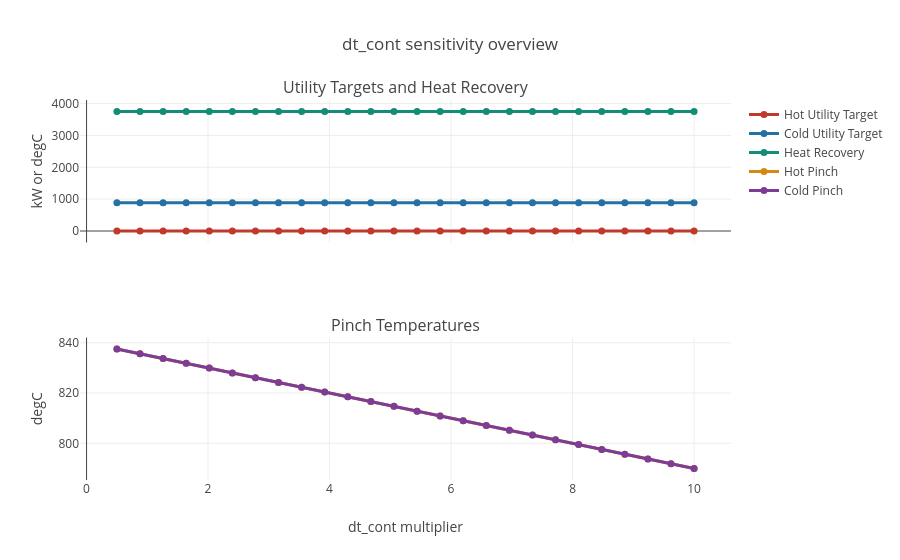

Source (notebook cell):
### Code cell
series_colors = {
    "Hot Utility Target": "#c0392b",
    "Cold Utility Target": "#2471a3",
    "Heat Recovery": "#138d75",
    "Hot Pinch": "#d68910",
    "Cold Pinch": "#7d3c98",
}

sensitivity_fig = make_subplots(
    rows=2,
    cols=1,
    shared_xaxes=True,
    subplot_titles=(
        "Utility Targets and Heat Recovery",
        "Pinch Temperatures",
    ),
)

for column in ["Hot Utility Target", "Cold Utility Target", "Heat Recovery"]:
    sensitivity_fig.add_trace(
        go.Scatter(
            x=sensitivity["dt_cont multiplier"],
            y=sensitivity[column],
            mode="lines+markers",
            name=column,
            line={"color": series_colors[column], "width": 3},
            marker={"color": series_colors[column], "size": 7},
        ),
        row=1,
        col=1,
    )

for column in ["Hot Pinch", "Cold Pinch"]:
    sensitivity_fig.add_trace(
        go.Scatter(
            x=sensitivity["dt_cont multiplier"],
            y=sensitivity[column],
            mode="lines+markers",
            name=column,
            line={"color": series_colors[column], "width": 3},
            marker={"color": series_colors[column], "size": 7},
        ),
        row=2,
        col=1,
    )

sensitivity_fig.update_xaxes(title_text="dt_cont multiplier", row=2, col=1)
sensitivity_fig.update_yaxes(title_text="kW or degC", row=1, col=1)
sensitivity_fig.update_yaxes(title_text="degC", row=2, col=1)
sensitivity_fig.update_layout(title="dt_cont sensitivity overview")
# display_plotly(sensitivity_fig, height=700)

### Figure 1 — Plotly figure (JSON) as saved in the notebook; plotly's stock layout.template omitted (floating-point values rounded to 4 significant figures)
{"data": [{"line": {"color": "#c0392b", "width": 3}, "marker": {"color": "#c0392b", "size": 7}, "mode": "lines+markers", "name": "Hot Utility Target", "type": "scatter", "x": [0.5, 0.88, 1.26, 1.64, 2.02, 2.4, 2.78, 3.16, 3.54, 3.92, 4.3, 4.68, 5.06, 5.44, 5.82, 6.2, 6.58, 6.96, 7.34, 7.72, 8.1, 8.48, 8.86, 9.24, 9.62, 10.0], "xaxis": "x", "y": [0.0, 0.0, 0.0, 0.0, 0.0, 0.0, 0.0, 0.0, 0.0, 0.0, 0.0, 0.0, 0.0, 0.0, 0.0, 0.0, 0.0, 0.0, 0.0, 0.0, 0.0, 0.0, 0.0, 0.0, 0.0, 0.0], "yaxis": "y"}, {"line": {"color": "#2471a3", "width": 3}, "marker": {"color": "#2471a3", "size": 7}, "mode": "lines+markers", "name": "Cold Utility Target", "type": "scatter", "x": [0.5, 0.88, 1.26, 1.64, 2.02, 2.4, 2.78, 3.16, 3.54, 3.92, 4.3, 4.68, 5.06, 5.44, 5.82, 6.2, 6.58, 6.96, 7.34, 7.72, 8.1, 8.48, 8.86, 9.24, 9.62, 10.0], "xaxis": "x", "y": [885.4, 885.4, 885.4, 885.4, 885.4, 885.4, 885.4, 885.4, 885.4, 885.4, 885.4, 885.4, 885.4, 885.4, 885.4, 885.4, 885.4, 885.4, 885.4, 885.4, 885.4, 885.4, 885.4, 885.4, 885.4, 885.4], "yaxis": "y"}, {"line": {"color": "#138d75", "width": 3}, "marker": {"color": "#138d75", "size": 7}, "mode": "lines+markers", "name": "Heat Recovery", "type": "scatter", "x": [0.5, 0.88, 1.26, 1.64, 2.02, 2.4, 2.78, 3.16, 3.54, 3.92, 4.3, 4.68, 5.06, 5.44, 5.82, 6.2, 6.58, 6.96, 7.34, 7.72, 8.1, 8.48, 8.86, 9.24, 9.62, 10.0], "xaxis": "x", "y": [3752.0, 3752.0, 3752.0, 3752.0, 3752.0, 3752.0, 3752.0, 3752.0, 3752.0, 3752.0, 3752.0, 3752.0, 3752.0, 3752.0, 3752.0, 3752.0, 3752.0, 3752.0, 3752.0, 3752.0, 3752.0, 3752.0, 3752.0, 3752.0, 3752.0, 3752.0], "yaxis": "y"}, {"line": {"color": "#d68910", "width": 3}, "marker": {"color": "#d68910", "size": 7}, "mode": "lines+markers", "name": "Hot Pinch", "type": "scatter", "x": [0.5, 0.88, 1.26, 1.64, 2.02, 2.4, 2.78, 3.16, 3.54, 3.92, 4.3, 4.68, 5.06, 5.44, 5.82, 6.2, 6.58, 6.96, 7.34, 7.72, 8.1, 8.48, 8.86, 9.24, 9.62, 10.0], "xaxis": "x2", "y": [837.5, 835.6, 833.7, 831.8, 829.9, 828.0, 826.1, 824.2, 822.3, 820.4, 818.5, 816.6, 814.7, 812.8, 810.9, 809.0, 807.1, 805.2, 803.3, 801.4, 799.5, 797.6, 795.7, 793.8, 791.9, 790.0], "yaxis": "y2"}, {"line": {"color": "#7d3c98", "width": 3}, "marker": {"color": "#7d3c98", "size": 7}, "mode": "lines+markers", "name": "Cold Pinch", "type": "scatter", "x": [0.5, 0.88, 1.26, 1.64, 2.02, 2.4, 2.78, 3.16, 3.54, 3.92, 4.3, 4.68, 5.06, 5.44, 5.82, 6.2, 6.58, 6.96, 7.34, 7.72, 8.1, 8.48, 8.86, 9.24, 9.62, 10.0], "xaxis": "x2", "y": [837.5, 835.6, 833.7, 831.8, 829.9, 828.0, 826.1, 824.2, 822.3, 820.4, 818.5, 816.6, 814.7, 812.8, 810.9, 809.0, 807.1, 805.2, 803.3, 801.4, 799.5, 797.6, 795.7, 793.8, 791.9, 790.0], "yaxis": "y2"}], "layout": {"annotations": [{"font": {"size": 16}, "showarrow": false, "text": "Utility Targets and Heat Recovery", "x": 0.5, "xanchor": "center", "xref": "paper", "y": 1, "yanchor": "bottom", "yref": "paper"}, {"font": {"size": 16}, "showarrow": false, "text": "Pinch Temperatures", "x": 0.5, "xanchor": "center", "xref": "paper", "y": 0.375, "yanchor": "bottom", "yref": "paper"}], "title": {"text": "dt_cont sensitivity overview"}, "xaxis": {"anchor": "y", "domain": [0, 1], "matches": "x2", "showticklabels": false}, "xaxis2": {"anchor": "y2", "domain": [0, 1], "title": {"text": "dt_cont multiplier"}}, "yaxis": {"anchor": "x", "domain": [0.625, 1], "title": {"text": "kW or degC"}}, "yaxis2": {"anchor": "x2", "domain": [0, 0.375], "title": {"text": "degC"}}}}
